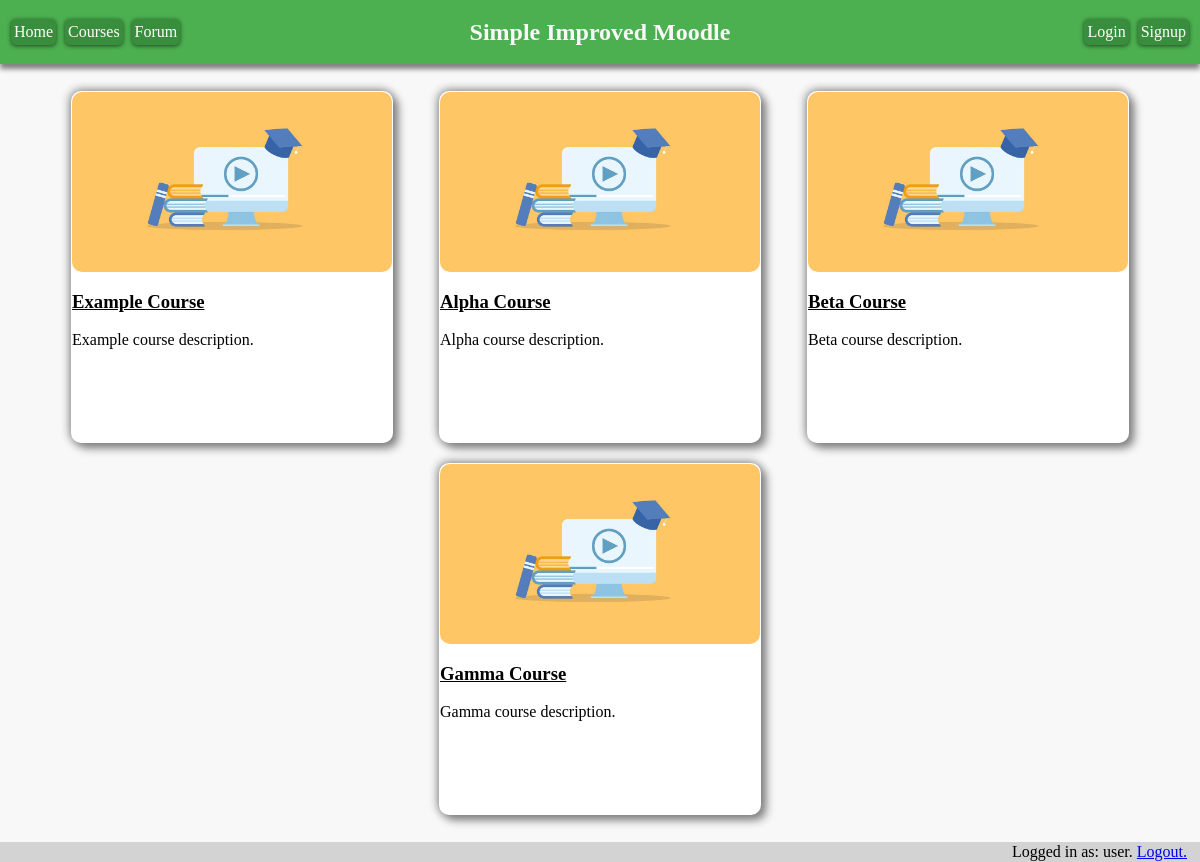
Screenshot of /courses.php (signed in) with the database file from the repository.
### tables this page shows
CREATE TABLE Courses (
    ID INTEGER PRIMARY KEY,
    name varchar(255) NOT NULL ,
    description varchar(255),
    image varchar(255) default 'images/default-course-image.jpg'
, administator varchar(255));

### courses.php (the view, shortened to what this page needs)
<!doctype html>
<html lang="en">
<head>
    <link rel="stylesheet" href="style.css">
    <link rel="stylesheet" href="courses.css">
</head>
<body>
<header>
    <div id="navbar">
        <div id="navleft">
            <a class="btn" href="index.php" style="margin-right: 1%">Home</a>
            <a class="btn" href="courses.php" style="margin-right: 1%">Courses</a>
            <?php
            if ($_SESSION["username"] != "Guest"){
                echo '<a class="btn" href="forum.php" style="margin-right: 1%">Forum</a>';
            }
            ?>
        </div>
        <div id="navcentre">
            <h2 class="title">Simple Improved Moodle</h2></div>
        <div id="navright">
            <a class="btn" href="login.html" style="margin-right: 1%">Login</a>
            <a class="btn" href="signup.html">Signup</a>
        </div>
    </div>
</header>
<div id="grid">
    <?php
    $db = new SQLite3("SecureDB.sqlite", SQLITE3_OPEN_READWRITE);
    $query_result = $db->query("SELECT * FROM Courses;");
    $row = $query_result->fetchArray();
    while ($row) {
        echo '<div class="grid-card">
                                <div class="image-div" style="background-image:url(\''. $row[3] .' \') ;"> </div>
                                <h3><a class="course-link" href="course.php?id='. $row[0] .'">' . $row[1] .'</a></h3>
                                <p>' . $row[2] .'</p> </div>';
        $row = $query_result->fetchArray();
    }
    ?>
</div>
<footer id="footer">
    <div id="loginfo">
        Logged in as: <?php echo $_SESSION["username"]."."; ?>
        <a href="logout.php">Logout.</a>
    </div>
</footer>
</body>
</html>

### style.css (style rules this page uses)
body { margin: 0; background-color: #f8f8f8; }
#navbar { width: 100%; height: 64px; display: flex; justify-content: center; align-items: center; background-color: #4CAF50; box-shadow: 0 5px 5px gray; }
#navcentre { width: 33%; display: flex; justify-content: center; }
#navleft { width: 33%; display: flex; justify-content: left; }
#navright { width: 33%; display: flex; justify-content: right; }
#footer { padding: 1px; margin-top: 16px; background-color: lightgray; display: flex; justify-content: flex-end; }
#loginfo { margin-right: 1%; }
.btn { text-decoration: none; position: relative; margin: 5px; padding: 4px 3px 4px 3px; overflow: hidden; border-width: 0; outline: none; border-radius: 5px; box-shadow: 0 1px 4px rgba(0, 0, 0, .6); background-color: #388E3C; color: #FFF; transition: background-color .3s; }
.btn:before { content: ""; position: absolute; top: 50%; left: 50%; display: block; width: 0; padding-top: 0; border-radius: 100%; background-color: rgba(236, 240, 241, .3); -webkit-transform: translate(-50%, -50%); -moz-transform: translate(-50%, -50%); -ms-transform: translate(-50%, -50%); -o-transform: translate(-50%, -50%); transform: translate(-50%, -50%); }
.title { color: #f8f8f8; }

### courses.css (style rules this page uses)
#grid { display: flex; flex-wrap: wrap; padding: 1px; width: 92%; margin: auto; margin-top: 16px; }
.grid-card { padding: 1px; margin: auto; margin-bottom: 10px; margin-top: 10px; width: 320px; height: 350px; background-color: white; border-radius: 10px; box-shadow: 5px 5px 10px gray, -1px -1px 10px gray; }
.image-div { width: 100%; height: 180px; border-radius: 10px; max-height: 180px; background-size: 100%; }
.course-link { color: black; }

### rows the page displays
courses: image (placeholder picture), name "Example Course", description "Example course description."
courses: image (placeholder picture), name "Alpha Course", description "Alpha course description."
courses: image (placeholder picture), name "Beta Course", description "Beta course description."
courses: image (placeholder picture), name "Gamma Course", description "Gamma course description."

### other values shown
$_SESSION["username"] "user"
